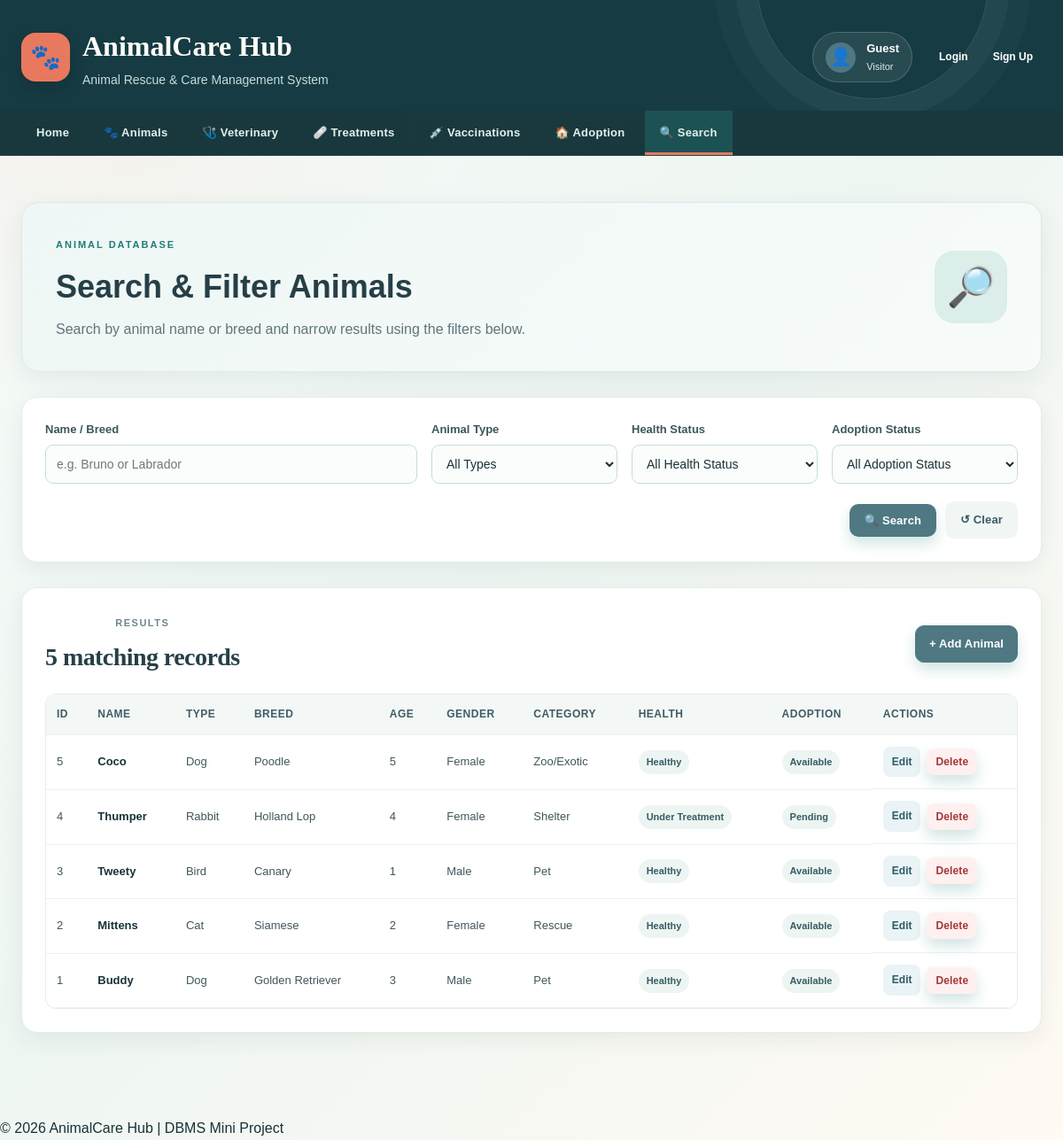
Screenshot of /search.php with the database file from the repository.
### tables this page shows
CREATE TABLE animals (
    animal_id INT AUTO_INCREMENT PRIMARY KEY,
    animal_name VARCHAR(100) NOT NULL,
    animal_type VARCHAR(50) NOT NULL,
    breed VARCHAR(100),
    age INT NOT NULL,
    gender VARCHAR(20) NOT NULL,
    category VARCHAR(30) NOT NULL,
    rescue_date DATE,
    health_status VARCHAR(50) NOT NULL,
    adoption_status VARCHAR(30) NOT NULL DEFAULT 'Available',
    description TEXT
);

### search.php (the view, shortened to what this page needs)
<?php
$searchKeyword = trim($_GET['q'] ?? '');
$sql = 'SELECT animal_id, animal_name, animal_type, breed, age, gender,
               category, health_status, adoption_status
        FROM animals WHERE 1=1';
$sql .= ' ORDER BY animal_id DESC';
$stmt = mysqli_prepare($conn, $sql);
mysqli_stmt_execute($stmt);
$result = mysqli_stmt_get_result($stmt);
$count = mysqli_num_rows($result);
?>
<!DOCTYPE html>
<html lang="en">
<head>
<link rel="stylesheet" href="style.css">
</head>
<body>
<header class="main-header">
  <div class="container header-content">
    <div class="logo-area"><div class="logo-icon">🐾</div><div><h1>AnimalCare Hub</h1><p>Animal Rescue & Care Management System</p></div></div>
    <div class="header-auth"><?php if (isset($_SESSION['user_id'])): ?><div class="top-profile-panel"><div class="top-profile-avatar">👤</div><div class="top-profile-text"><span class="top-profile-name"><?= htmlspecialchars($_SESSION['name'] ?? 'Care Team Member') ?></span><span class="top-profile-role"><?= htmlspecialchars($_SESSION['role'] ?? 'Team Member') ?></span></div></div><div class="top-profile-links"><a href="logout.php" class="top-logout-link">Logout</a></div><?php else: ?><div class="top-profile-panel"><div class="top-profile-avatar">👤</div><div class="top-profile-text"><span class="top-profile-name">Guest</span><span class="top-profile-role">Visitor</span></div></div><div class="top-profile-links"><a href="login.php" class="top-login-link">Login</a><a href="register.php" class="top-register-link">Sign Up</a></div><?php endif; ?></div>
  </div>
</header>
<nav class="navbar">
  <div class="container nav-inner">
    <ul class="nav-list">
      <li><a href="index.php">Home</a></li>
      <li><a href="animals.php">🐾 Animals</a></li>
      <li><a href="veterinarians.php">🩺 Veterinary</a></li>
      <li><a href="treatments.php">🩹 Treatments</a></li>
      <li><a href="vaccinations.php">💉 Vaccinations</a></li>
      <li><a href="adoption.php">🏠 Adoption</a></li>
      <li><a href="search.php" class="active">🔍 Search</a></li>
    </ul>
  </div>
</nav>
<main>
<div class="container">
  <section class="page-banner search-banner">
    <div><span class="page-label">ANIMAL DATABASE</span><h2>Search & Filter Animals</h2><p>Search by animal name or breed and narrow results using the filters below.</p></div>
    <div class="banner-icon">🔎</div>
  </section>
  <section class="data-card search-card">
    <form method="GET" action="search.php" class="search-form-grid">
      <div class="form-group"><label for="q">Name / Breed</label><input id="q" name="q" type="search" value="<?= htmlspecialchars($searchKeyword) ?>" placeholder="e.g. Bruno or Labrador"></div>
      <div class="form-group"><label for="type">Animal Type</label><select id="type" name="type"><option value="">All Types</option></select></div>
      <div class="form-group"><label for="health">Health Status</label><select id="health" name="health"><option value="">All Health Status</option></select></div>
      <div class="form-group"><label for="adoption">Adoption Status</label><select id="adoption" name="adoption"><option value="">All Adoption Status</option></select></div>
      <div class="search-actions"><button class="primary-btn" type="submit">🔍 Search</button><a class="secondary-btn" href="search.php">↺ Clear</a></div>
    </form>
  </section>
  <section class="data-card">
    <div class="section-heading"><div><span>RESULTS</span><h2><?= $count ?> matching record<?= $count === 1 ? '' : 's' ?></h2></div><a href="add_animal.php" class="primary-btn small-btn">+ Add Animal</a></div>
    <div class="table-wrapper"><table><thead><tr><th>ID</th><th>Name</th><th>Type</th><th>Breed</th><th>Age</th><th>Gender</th><th>Category</th><th>Health</th><th>Adoption</th><th>Actions</th></tr></thead><tbody>
    <?php if ($count): while ($row = mysqli_fetch_assoc($result)): ?>
      <tr><td><?= (int)$row['animal_id'] ?></td><td><strong><?= htmlspecialchars($row['animal_name']) ?></strong></td><td><?= htmlspecialchars($row['animal_type']) ?></td><td><?= htmlspecialchars($row['breed'] ?? '') ?></td><td><?= (int)$row['age'] ?></td><td><?= htmlspecialchars($row['gender']) ?></td><td><?= htmlspecialchars($row['category']) ?></td><td><span class="status-badge"><?= htmlspecialchars($row['health_status']) ?></span></td><td><span class="status-badge"><?= htmlspecialchars($row['adoption_status']) ?></span></td><td class="action-cell"><a class="edit-btn" href="edit_animal.php?animal_id=<?= (int)$row['animal_id'] ?>">Edit</a><form action="delete_animal.php" method="POST" class="inline-delete" onsubmit="return confirm('Delete this animal and its related records?');"><input type="hidden" name="animal_id" value="<?= (int)$row['animal_id'] ?>"><button class="delete-btn" type="submit">Delete</button></form></td></tr>
    <?php endwhile; else: ?><tr><td colspan="10" class="empty-state">No matching animals found. Try changing the filters.</td></tr><?php endif; ?>
    </tbody></table></div>
  </section>
</div>
</main>
<footer class="site-footer"><p>© 2026 AnimalCare Hub | DBMS Mini Project</p></footer>
</body></html>

### rows the page displays
animals: animal_id "5", animal_name "Coco", animal_type "Dog", breed "Poodle", age "5", gender "Female", category "Zoo/Exotic", health_status "Healthy", adoption_status "Available"
animals: animal_id "4", animal_name "Thumper", animal_type "Rabbit", breed "Holland Lop", age "4", gender "Female", category "Shelter", health_status "Under Treatment", adoption_status "Pending"
animals: animal_id "3", animal_name "Tweety", animal_type "Bird", breed "Canary", age "1", gender "Male", category "Pet", health_status "Healthy", adoption_status "Available"
animals: animal_id "2", animal_name "Mittens", animal_type "Cat", breed "Siamese", age "2", gender "Female", category "Rescue", health_status "Healthy", adoption_status "Available"
animals: animal_id "1", animal_name "Buddy", animal_type "Dog", breed "Golden Retriever", age "3", gender "Male", category "Pet", health_status "Healthy", adoption_status "Available"

### other values shown
$count "5"
